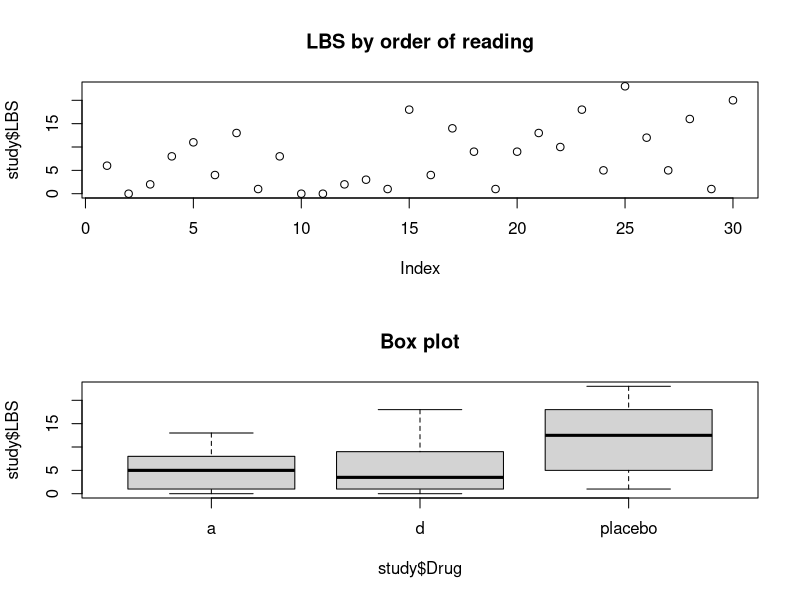
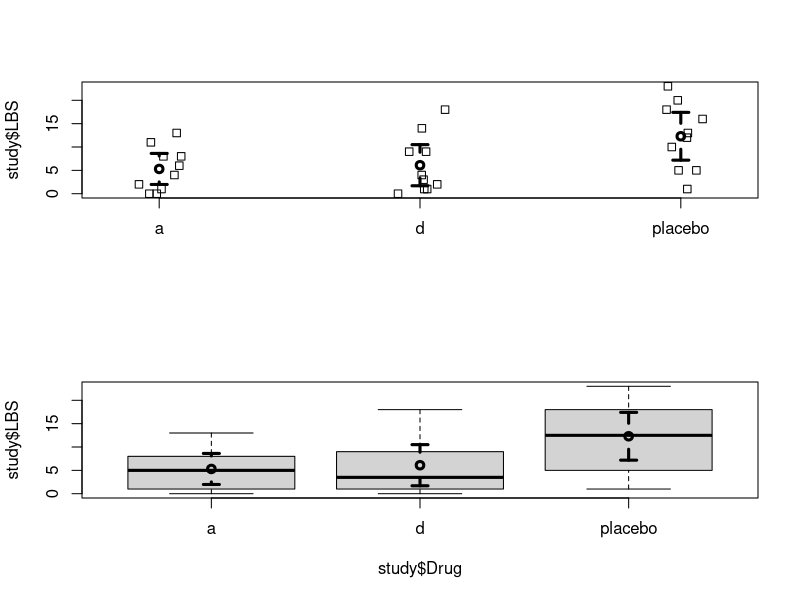

Source code (R) for these figures, in order:
# Weight loss after different treatments
# This is the DrugLBI file that ships in the JMP sample data
# library.

# This will illustrate various features of R and
# how to do basic statistics and inference.

# Lines starting in ##--part001b; and ##---part001e; are used
# to bracket portions of the R code for inclusion into my
# course notes and are not normally coded.

options(useFancyQuotes=FALSE) # renders summary output corrects


# Get the data into R
# This creates a data frame (a bound list of variable) with
# only one variable (LBS).

sink('druglbi-R-001.txt')
##---part001b;
study <- read.csv("druglbi.csv", header=TRUE)
study
##---part001e;
sink()

# Do a preliminary plot
# With only a few data points the plots are not that
# interesting. This also illustrates how to
# save plots to an external file

png('druglbi-R-002.png')
##---part002b;
layout(matrix(1:2,2,1))
plot(study$LBS, main="LBS by order of reading")
boxplot(study$LBS ~ study$Drug, main="Box plot")
##---part002e;
dev.off()


# Gather some summary statistics on the data.
# We use the length, mean, and sd function as well as
# The summaryBy() function from the doBy library.
sink('druglbi-R-003.txt')
##---part003b;
library(doBy)

report <- summaryBy(LBS ~Drug, data=study, FUN=c(length,mean,sd))
cat(" A summary report of the LBS data is\n")
report
##---part003e;
sink()


# Find the estimated se of the mean.
# Notice how we add a new variable to the report data frame
sink('druglbi-R-004.txt')
##---part004b;
report$se.LBS.mean <- report$LBS.sd/sqrt(report$LBS.length)
cat(" A summary report of the LBS data is\n")
report
##---part004e;
sink()


# Find the confidence interval for the population mean
# for each group. Note the use of the tapply function


sink('druglbi-R-005.txt')
##---part005b;
lower.ci <- tapply(study$LBS, study$Drug,
    function(v) t.test(v)$conf.int[1])
upper.ci <- tapply(study$LBS, study$Drug,
    function(v) t.test(v)$conf.int[2])
cbind(lower.ci, upper.ci)
##---part005e;
sink()

# Plot the confidence interval on the box plot

png('druglbi-R-006.png')
##---part006b;
library(gplots)
layout(matrix(1:2),2,1)
stripchart(study$LBS~study$Drug, vertical=TRUE,method="jitter")
plotCI(report$LBS.mean,lwd=3, 
     ui=upper.ci, 
     li=lower.ci,
     add=TRUE)
boxplot(study$LBS~study$Drug)
plotCI(report$LBS.mean,lwd=3, 
     ui=upper.ci, 
     li=lower.ci,
     add=TRUE)
##---part006e;
dev.off()
